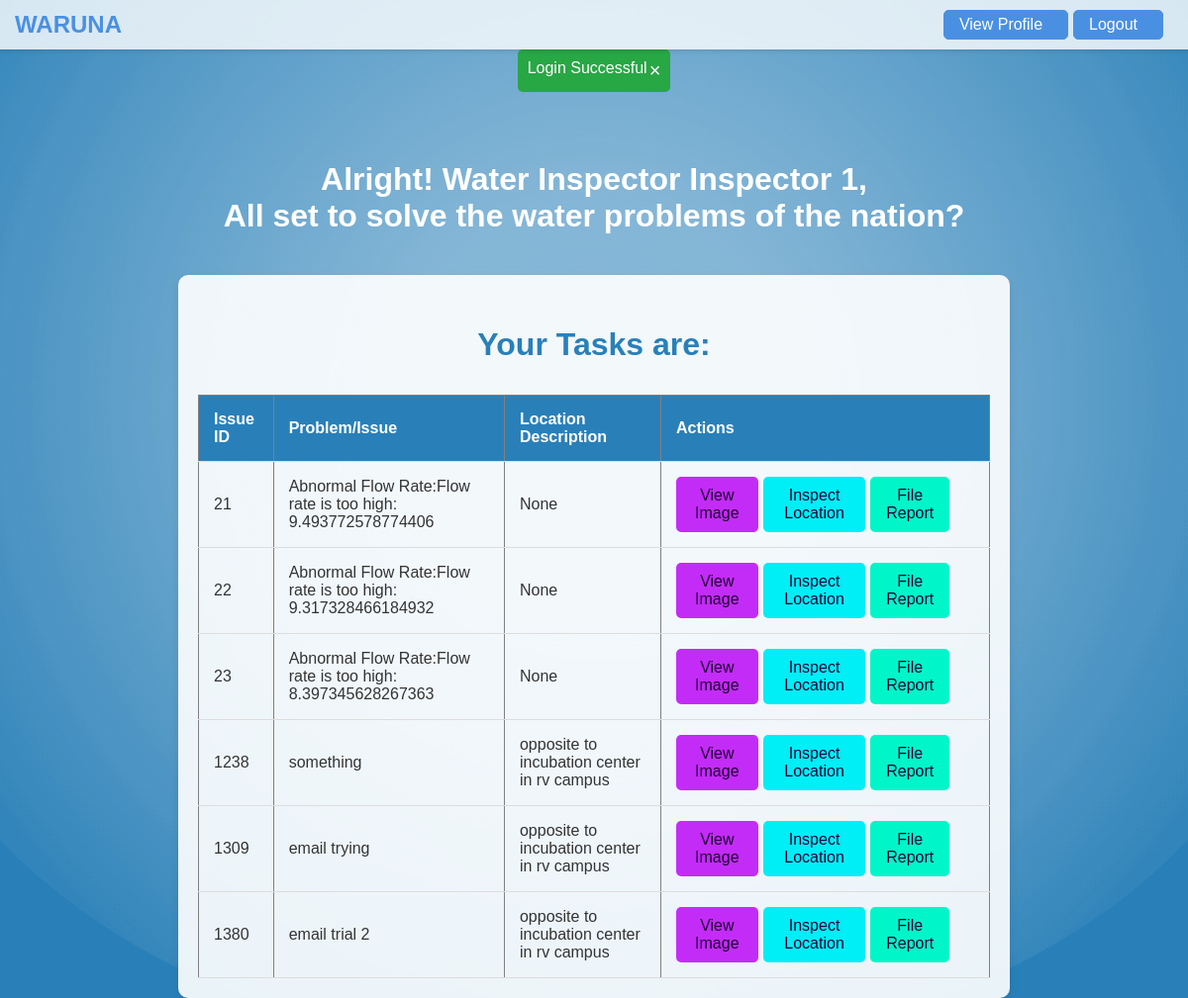
/inspector_dashboard (signed in), run on an earlier commit of the app's database.
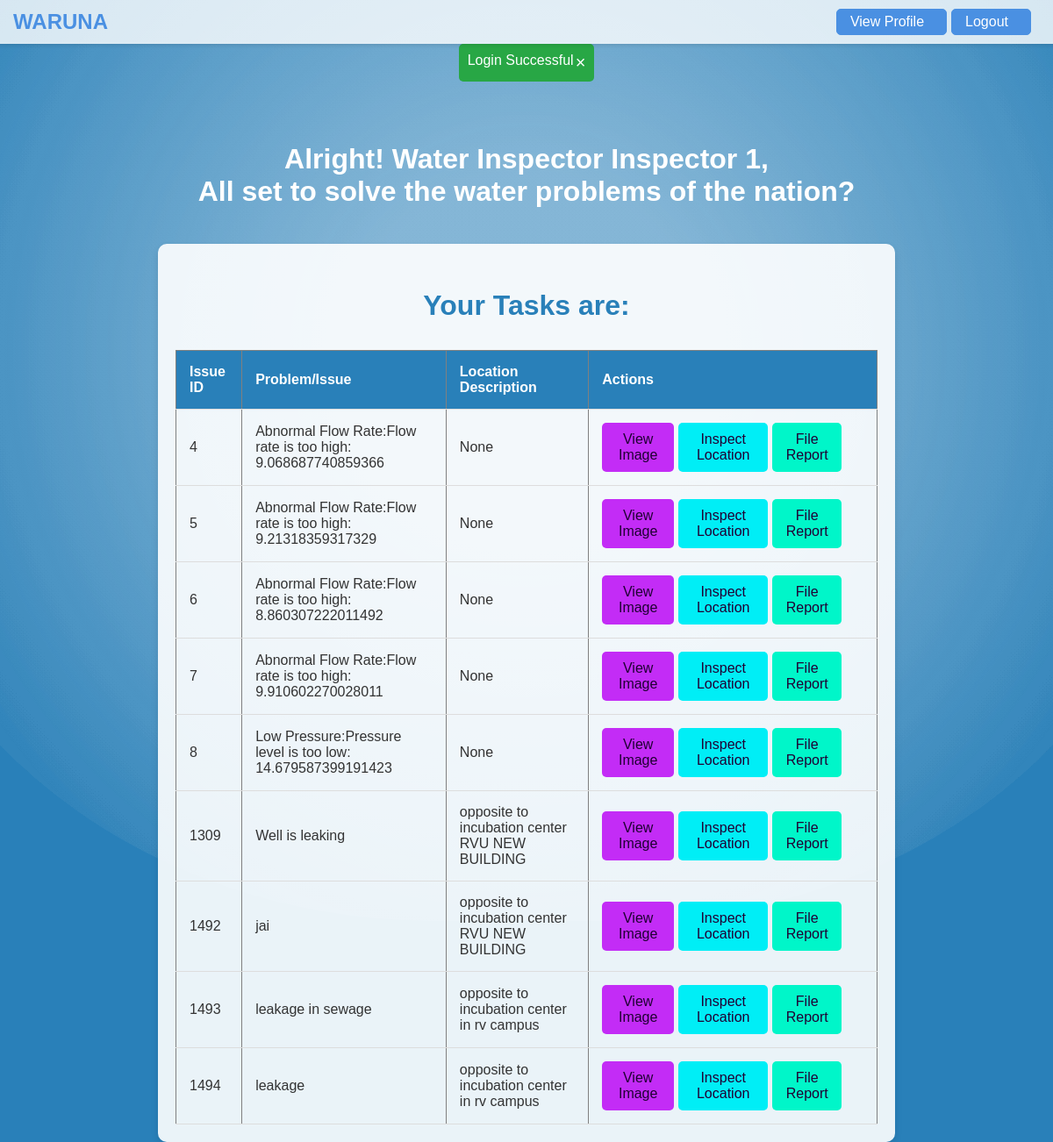
And on a later commit of the database.
### tables this page shows
CREATE TABLE reported_problems 
                 (id INTEGER PRIMARY KEY AUTOINCREMENT, location TEXT, landmark TEXT, 
                 location_description TEXT, issue_image TEXT, issue_description TEXT, 
                 email TEXT, date TEXT, lat REAL, lng REAL, assigned_to TEXT, status TEXT);

### app.py (the view)
@app.route('/inspector_dashboard')
def inspector_dashboard():
    if 'employee_id' in session and session['role'] == 'Water Inspector':
        name = session['name']
        conn = sqlite3.connect('waruna.db')
        c = conn.cursor()
        c.execute("SELECT id, issue_description, location_description, lat, lng FROM reported_problems WHERE assigned_to = ?",
                  (session['employee_id'],))
        tasks = c.fetchall()
        conn.close()
        flash('Login Successful', 'success')
        return render_template('inspector_dashboard.html', name=name, tasks=tasks)
    else:
        flash('Please log in as a Water Inspector to access this page', 'error')
        return redirect(url_for('login'))

### templates/inspector_dashboard.html (shortened to what this page needs)
<!DOCTYPE html>
<html lang="en">
<head>
</head>
<body>
    <nav class="navbar">
        <a class="navbar-brand" href="#">WARUNA</a>
        <div class="boxes">
            <div class="login-box"><a class="nav-link" href="/view_profile">View Profile</a></div>
            <div class="login-box"><a class="nav-link" href="/logout">Logout</a></div>
        </div>
    </nav>
    {% with messages = get_flashed_messages() %}
    {% if messages %}
    <div id="flash-messages" class="flash-messages">
        <ul>
            {% for message in messages %}
            <li>
                <span class="close" style="margin-left: 2px;">&times;</span>
                {{ message }}
            </li>
            {% endfor %}
        </ul>
    </div>
    {% endif %}
    {% endwith %}
    <div class="background-animation">
    </div>
    <h1 class="title">Alright! Water Inspector {{ name }},<br> All set to solve the water problems of the nation?</h1>
    <div class="container">
        <p class="yta">Your Tasks are: </p>
        <table border="1">
            <thead>
                <tr>
                    <th>Issue ID</th>
                    <th>Problem/Issue</th>
                    <th>Location Description</th>
                    <th>Actions</th>
                </tr>
            </thead>
            <tbody>
                {% for task in tasks %}
                <tr>
                    <td>{{ task[0] }}</td>
                    <td>{{ task[1] }}</td>
                    <td>{{ task[2] }}</td>
                    <td>
                        <div class="boxes">
                        <a href="{{ url_for('view_image', issue_id=task[0]) }}" class="btn btn-showimg" target="_blank" >View Image</a>
                        <a href="{{ url_for('inspect_location', lat=task[3], lng=task[4]) }}" class="btn btn-insloc" target="_blank" >Inspect Location</a>
                        <a href="{{ url_for('file_report', issue_id=task[0]) }}" class="btn btn-filerepo" target="_blank" >File Report</a>
                        </div>
                    </td>
                </tr>
                {% endfor %}
            </tbody>
        </table>
    </div>
    <div class="background-animation">
    </div>
</body>
</html>

What changed in the data, as far as the page shows it:
no longer on this page (row edited): reported_problems: id "21", issue_description "Abnormal Flow Rate:Flow rate is too high: 9.493772578774406", task "None"
no longer on this page (row edited): reported_problems: id "22", issue_description "Abnormal Flow Rate:Flow rate is too high: 9.317328466184932", task "None"
no longer on this page (row edited): reported_problems: id "23", issue_description "Abnormal Flow Rate:Flow rate is too high: 8.397345628267363", task "None"
no longer on this page (row edited): reported_problems: id "1238", issue_description "something", location_description "opposite to incubation center in rv campus"
no longer on this page (row edited): reported_problems: id "1380", issue_description "email trial 2", location_description "opposite to incubation center in rv campus"
added reported_problems: id "4", issue_description "Abnormal Flow Rate:Flow rate is too high: 9.068687740859366", task "None"
added reported_problems: id "5", issue_description "Abnormal Flow Rate:Flow rate is too high: 9.21318359317329", task "None"
added reported_problems: id "6", issue_description "Abnormal Flow Rate:Flow rate is too high: 8.860307222011492", task "None"
added reported_problems: id "7", issue_description "Abnormal Flow Rate:Flow rate is too high: 9.910602270028011", task "None"
added reported_problems: id "8", issue_description "Low Pressure:Pressure level is too low: 14.679587399191423", task "None"
changed reported_problems id 1309: issue_description "email trying" → "Well is leaking"; location_description "opposite to incubation center in rv campus" → "opposite to incubation center RVU NEW BUILDING"
now on this page (row edited): reported_problems: id "1492", issue_description "jai", location_description "opposite to incubation center RVU NEW BUILDING"
now on this page (row edited): reported_problems: id "1493", issue_description "leakage in sewage", location_description "opposite to incubation center in rv campus"
now on this page (row edited): reported_problems: id "1494", issue_description "leakage", location_description "opposite to incubation center in rv campus"
